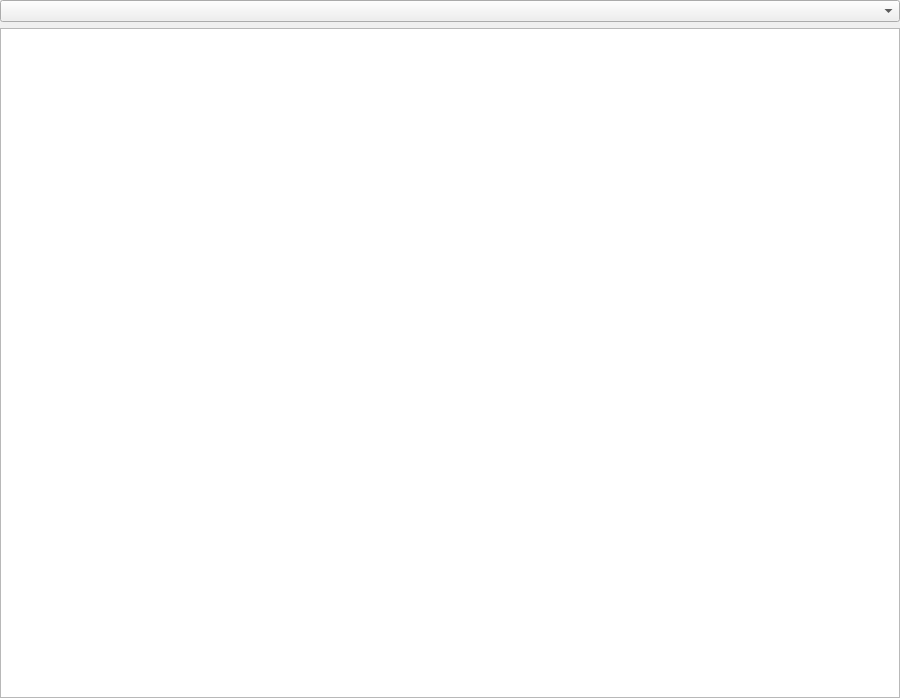
<?xml version="1.0" encoding="UTF-8"?>
<ui version="4.0">
 <class>Form</class>
 <widget class="QWidget" name="Form">
  <property name="geometry">
   <rect>
    <x>0</x>
    <y>0</y>
    <width>900</width>
    <height>698</height>
   </rect>
  </property>
  <property name="windowTitle">
   <string>Form</string>
  </property>
  <layout class="QGridLayout" name="gridLayout">
   <property name="leftMargin">
    <number>0</number>
   </property>
   <property name="topMargin">
    <number>0</number>
   </property>
   <property name="rightMargin">
    <number>0</number>
   </property>
   <property name="bottomMargin">
    <number>0</number>
   </property>
   <item row="0" column="0">
    <layout class="QHBoxLayout" name="horizontalLayout">
     <item>
      <layout class="QVBoxLayout" name="verticalLayout">
       <item>
        <widget class="QComboBox" name="comboBox"/>
       </item>
       <item>
        <widget class="QListWidget" name="listWidget_2"/>
       </item>
      </layout>
     </item>
    </layout>
   </item>
  </layout>
 </widget>
 <resources/>
 <connections/>
</ui>
